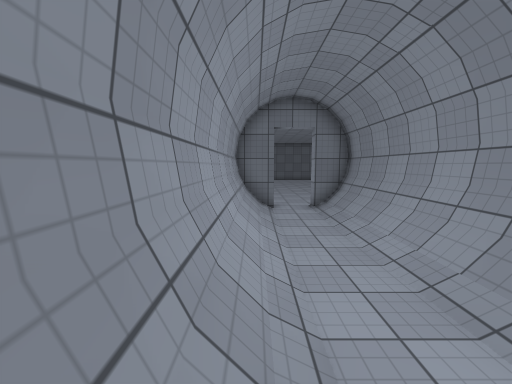
[1] (above)

16 first-person views from a walk through a 3-D level made in the Unity game engine. The camera is 1.4 m above the floor, tilts 6° down and sees 90° across. Doors are open. The floor is counted in squares, 1 m on a side. Each view is taken from the middle of a square. On the plan, view 1 faces up. The plan holds only what a view shows up to about 13 squares ahead; the rest is blank. The player is left out. Surface patterns are stand-ins for the level's own textures.

[2]
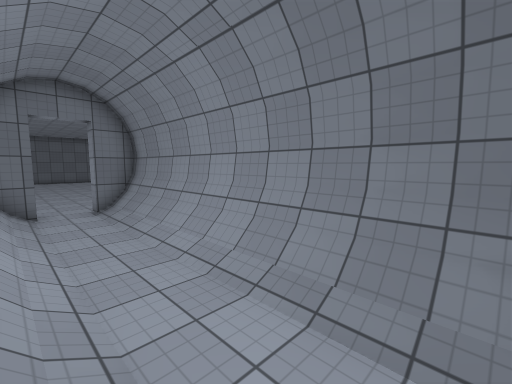

[3]
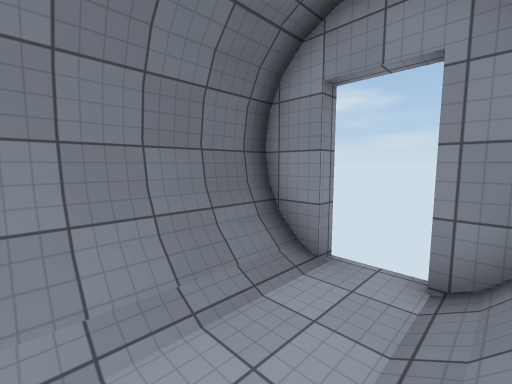

[4]
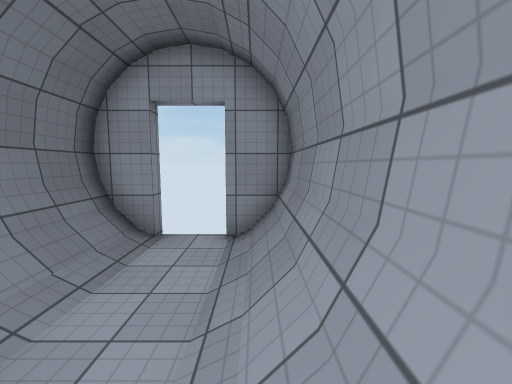

[5]
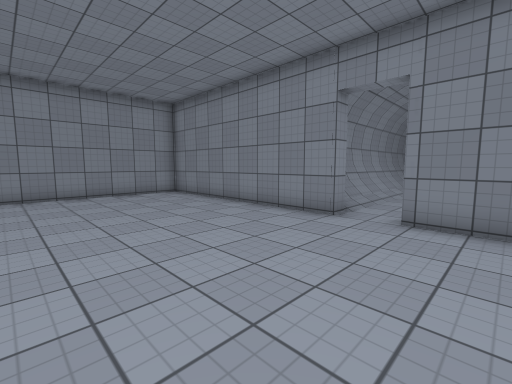

[6]
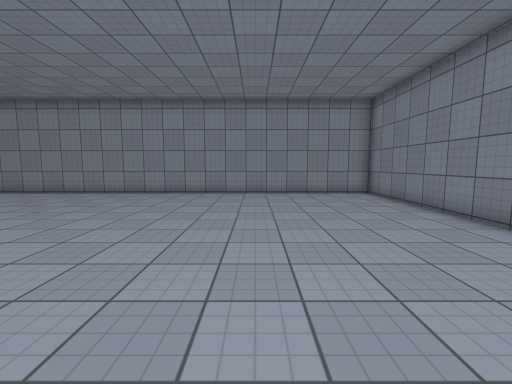

[7]
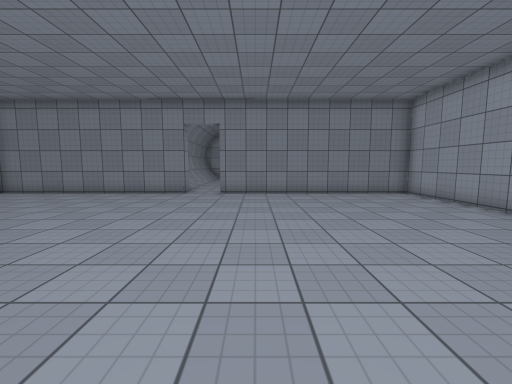

[8]
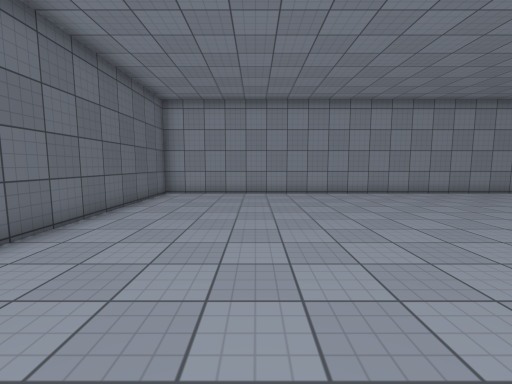

[9]
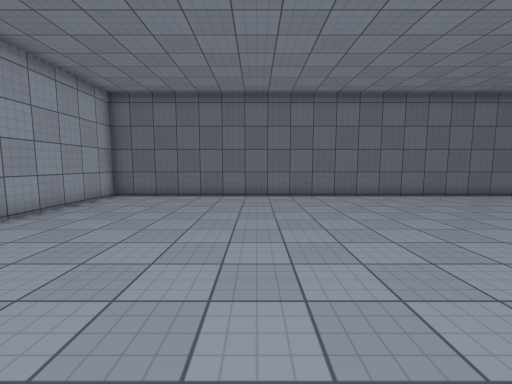

[10]
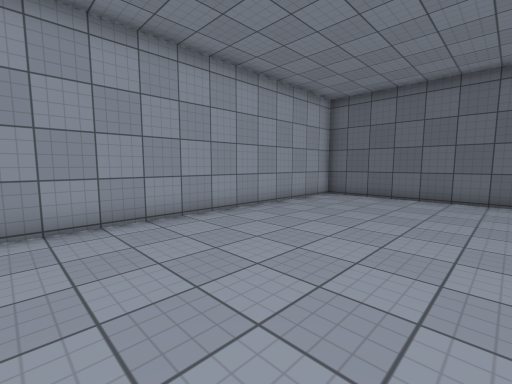

[11]
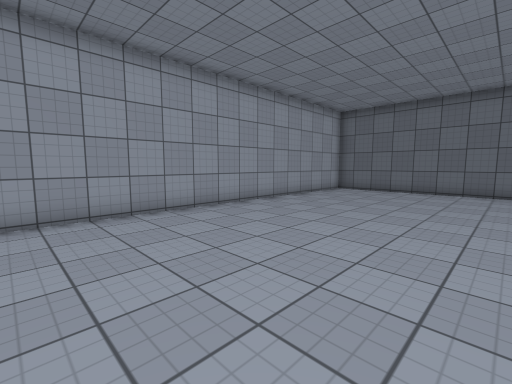

[12]
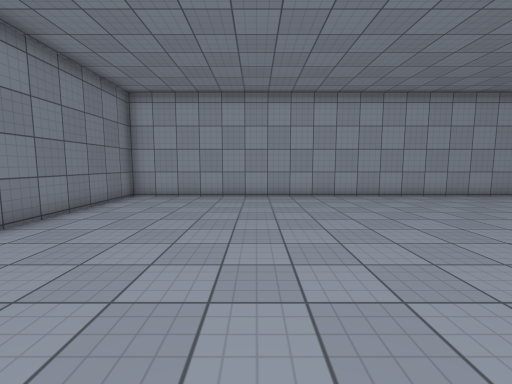

[13]
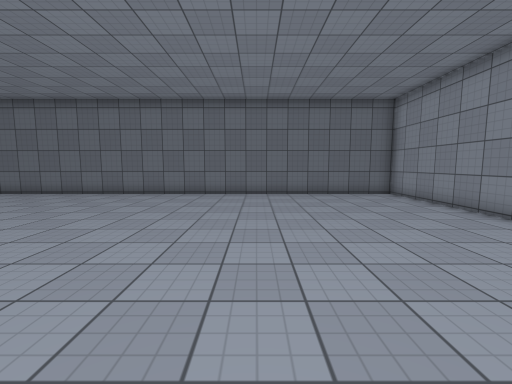

[14]
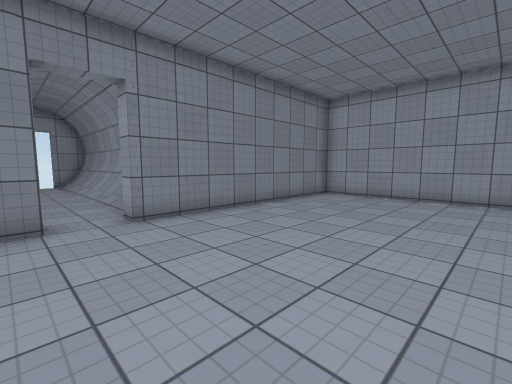

[15]
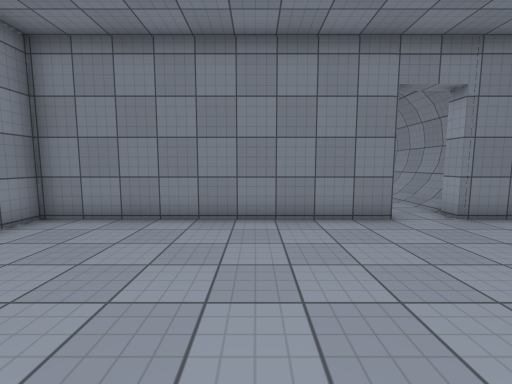

[16]
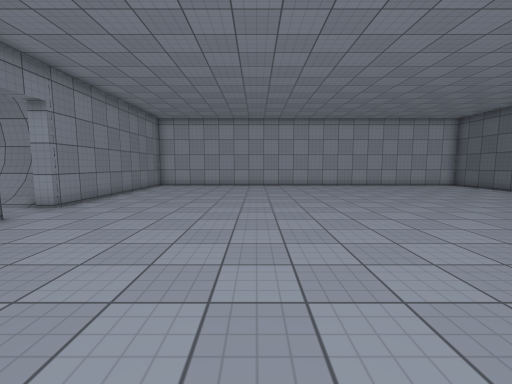

### Floor plan
Key: @ floor where view 1 was taken; # wall or solid block; . floor; / step, stairs or slope; D open door.
Columns run from 9 left of view 1 to 12 right of it. Each row starts with its distance up from view 1.
 32 ######################
 31 #....................#
 30 #....................#
 29 #....................#
 28 #....................#
 27 #....................#
 26 #....................#
 25 #....................#
 24 #....................#
 23 #....................#
 22 #....................#
 21 #....................#
 20 #....................#
 19 #....................#
 18 #....................#
 17 #....................#
 16 #....................#
 15 #....................#
 14 #....................#
 13 #....................#
 12 #....................#
 11 ##########..##########
 10         #/../#
  9         #/../#
  8         #/../#
  7         #/../#
  6         #/../#
  5         #/../#
  4         #/../#
  3         #/../#
  2         #/../#
  1         #/../#
  0         #@../#
 -1         ##..##
 -2          #DD#

Positions as (right, up) in squares from view 1, and headings:
1: (0, 0), facing up
2: (0, 0), facing up-right
3: (0, 3), facing down-right
4: (0, 5), facing down
5: (-1, 18), facing down-right
6: (-1, 17), facing right
7: (-1, 24), facing down
8: (-1, 27), facing right
9: (-2, 20), facing up
10: (-2, 20), facing up-left
11: (-1, 17), facing up-left
12: (3, 17), facing left
13: (5, 19), facing up
14: (3, 18), facing down-left
15: (6, 18), facing down
16: (9, 18), facing left
